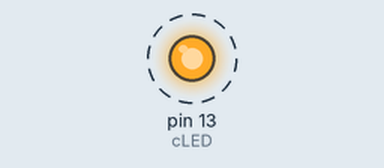
Bench run of a sketch on a simulated Arduino Uno, built with avr-gcc and run on an emulated ATmega328P. Shown: output pins drawn as LEDs (lit = HIGH). Dashed ring = blinking.

Above: at 0.5 s.
Timing chart, 0 to 4.6 s (numbered marks = the images above):
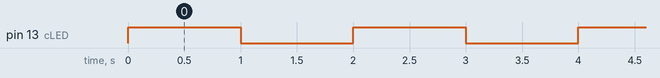

Measured:
- by itself, pin 13 (cLED): alternates HIGH for 1.0 s and LOW for 1.0 s

The sketch:

Blink.ino
```cpp
int cLED = 13;

void setup()
{
 	pinMode(cLED, OUTPUT);
}

void loop()
{  digitalWrite(cLED, HIGH);
  delay(1000); // Wait for 1000 millisecond(s)
  digitalWrite(cLED, LOW);
  delay(1000); // Wait for 1000 millisecond(s)
}
```
